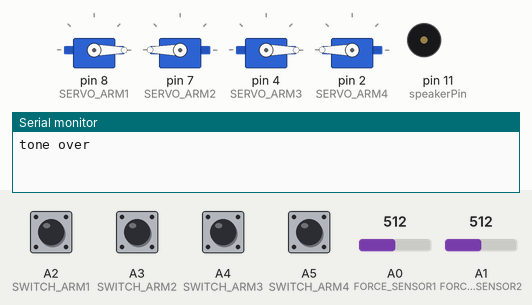
Recording of a sketch running on a simulated Arduino Uno, built with avr-gcc and run on an emulated ATmega328P. Parts: 4 × servo, buzzer (waves = sounding), the last lines printed to the serial monitor. The test bench sets the inputs (shaded band); at power-on: A2 (SWITCH_ARM1), A3 (SWITCH_ARM2), A4 (SWITCH_ARM3), A5 (SWITCH_ARM4) HIGH, A0 (FORCE_SENSOR1) = 512, A1 (FORCE_SENSOR2) = 512.

Above: at 1.2 s.
1.3 s: A2 (SWITCH_ARM1) pulled LOW for 0.15 s
At 2.0 s:
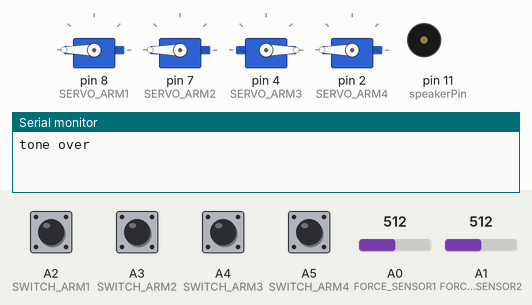
3.8 s: A3 (SWITCH_ARM2) pulled LOW for 0.15 s
At 4.6 s:
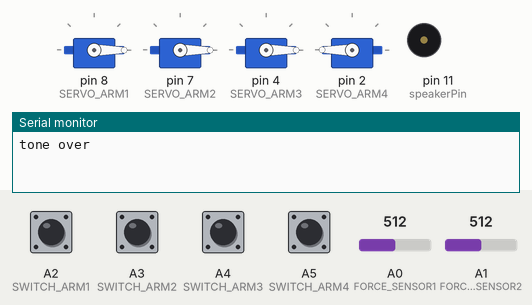
6.3 s: A4 (SWITCH_ARM3) pulled LOW for 0.15 s
At 7.0 s:
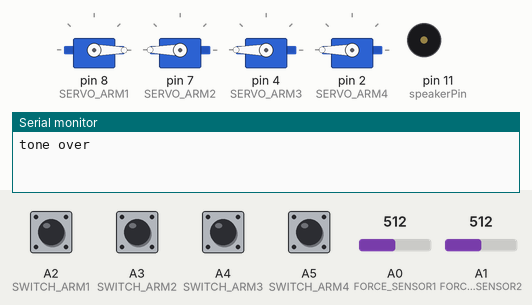
8.8 s: A5 (SWITCH_ARM4) pulled LOW for 0.15 s
At 9.6 s:
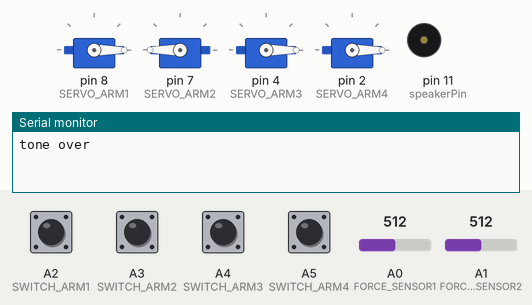
11.3 s: A0 (FORCE_SENSOR1) set to 989
12.8 s: A0 (FORCE_SENSOR1) set to 1012
At 13.6 s:
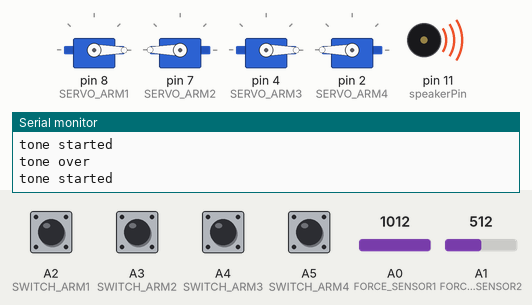
Timing chart, 0 to 15.8 s (numbered marks = the images above; inputs shaded):
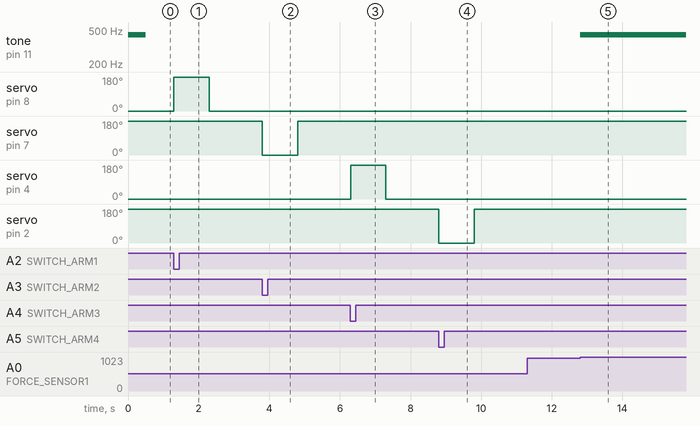

Measured:
- the behaviour switches between 1000 and 1001 on A0 (FORCE_SENSOR1) (found by bisection; images 4 and 5)
- after the input at 1.3 s, servo on pin 8 (SERVO_ARM1): 0° → 180° at once, → 0° 1.0 s later
- after the input at 3.8 s, servo on pin 7 (SERVO_ARM2): 180° → 0° at once, → 180° 1.0 s later
- after the input at 6.3 s, servo on pin 4 (SERVO_ARM3): 0° → 180° at once, → 0° 1.0 s later
- after the input at 8.8 s, servo on pin 2 (SERVO_ARM4): 180° → 0° at once, → 180° 1.0 s later
- after the input at 11.3 s, every drawn part: stays the same
- after the input at 12.8 s, tone on pin 11 (speakerPin): silent → 440 Hz at once

The sketch:

demo5.1.final.ino
```cpp
#include <Servo.h>
Servo arm1;
Servo arm2;
Servo arm3;
Servo arm4;

const int SERVO_ARM1 = 8;
const int SERVO_ARM2 = 7;
const int SERVO_ARM3 = 4;
const int SERVO_ARM4 = 2;

const int SWITCH_ARM1=A2;
const int SWITCH_ARM2=A3;
const int SWITCH_ARM3=A4;
const int SWITCH_ARM4=A5;

const int FORCE_SENSOR1 = A0;
const int FORCE_SENSOR2 = A1;

const int speakerPin = 11;
bool arm1_strike = false;
bool arm2_strike= false;

int arm1State = 0; //0 is retracted, 1 is extending, 2 is retracting
int arm2State = 0;
int arm3State = 0; //0 is retracted, 1 is extending, 2 is retracting
int arm4State = 0;

unsigned long int arm1Timer = 0;
unsigned long int arm2Timer = 0;
unsigned long int arm3Timer = 0;
unsigned long int arm4Timer = 0;

unsigned long int toneTimer = 0;
int toneState = 0; //0 is not playing tone, 1 is playing tone
int bagState = 0;
unsigned long int bagTimer = 0;
void setup() {
  // put your setup code here, to run once:
  arm1.attach( SERVO_ARM1);
  arm2.attach(SERVO_ARM2);
  arm3.attach( SERVO_ARM3);
  arm4.attach(SERVO_ARM4);
  //bag.attach(8);
  //bag.write(0);
  arm1.write(0);
  arm2.write(180);
  arm3.write(0);
  arm4.write(180);
  Serial.begin(9600);

}


void loop()
{


  if(digitalRead(SWITCH_ARM1) == 0 and arm1State == 0){ //arm is retractred and button is pressed
    arm1State = 1;
    arm1Timer = millis();
    arm1.write(180);
  }
  if (arm1State == 1 and millis() - arm1Timer > 1000){
    arm1State = 2;
    arm1Timer = millis();
    arm1.write(0);
  }
  if (arm1State == 2 and millis() - arm1Timer > 1000){
    arm1State = 0;
  }


  if(digitalRead(SWITCH_ARM2) == 0 and arm2State == 0){ //arm is retractred and button is pressed
    arm2State = 1;
    arm2Timer = millis();
    arm2.write(0);
  }
  if (arm2State == 1 and millis() - arm2Timer > 1000){
    arm2State = 2;
    arm2Timer = millis();
    arm2.write(180);
  }
  if (arm2State == 2 and millis() - arm2Timer > 1000){
    arm2State = 0;
  }

  if(digitalRead(SWITCH_ARM3) == 0 and arm3State == 0){ //arm is retractred and button is pressed
    arm3State = 1;
    arm3Timer = millis();
    arm3.write(180);
  }
  if (arm3State == 1 and millis() - arm3Timer > 1000){
    arm3State = 2;
    arm3Timer = millis();
    arm3.write(0);
  }
  if (arm3State == 2 and millis() - arm3Timer > 1000){
    arm3State = 0;
  }

  if(digitalRead(SWITCH_ARM4) == 0 and arm4State == 0){ //arm is retractred and button is pressed
    arm4State = 1;
    arm4Timer = millis();
    arm4.write(0);
  }
  if (arm4State == 1 and millis() - arm4Timer > 1000){
    arm4State = 2;
    arm4Timer = millis();
    arm4.write(180);
  }
  if (arm4State == 2 and millis() - arm4Timer > 1000){
    arm4State = 0;
  }

  if(analogRead(FORCE_SENSOR1)< 800 and toneState == 0)
  {
    tone(speakerPin, 440);
    toneTimer = millis();
    toneState = 1;
  }
  if (toneState == 1 && millis() - toneTimer > 500){
    noTone(speakerPin);
    toneState = 2;
  }
  if (toneState ==2  && analogRead(FORCE_SENSOR1) > 1000){
    toneState = 0;
  }

  if(analogRead(FORCE_SENSOR2)< 800 and toneState == 0)
  {
    Serial.println("tone started");
    tone(speakerPin, 440);
    toneTimer = millis();
    toneState = 1;
  }
  if (toneState == 1 && millis() - toneTimer > 500){
    Serial.println("tone over");
    noTone(speakerPin);
    toneState = 2;
  }
  if (toneState ==2  && analogRead(FORCE_SENSOR2) > 1000){
    toneState = 0;
  }


}
```
